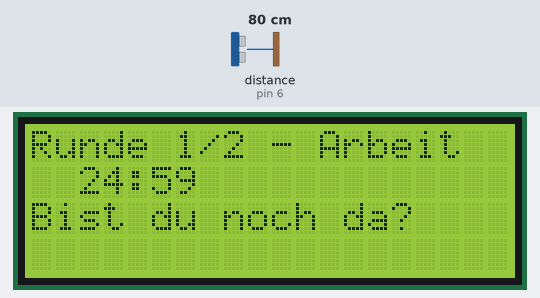
The sketch below on a simulated Arduino Uno, built with avr-gcc and run on an emulated ATmega328P. On the bench: 20×4 character LCD. Wiring (inferred from the names in the program): ultrasonic range finder: trigger pin 7; echo pin 6. The inputs (shaded band) are chosen by the test bench; at power-on: distance to the obstacle (sensor on pin 6) 80 cm. The echo pulse lasts 58.3 µs per cm.

Above: at 6.2 s.
6.3 s: distance to the obstacle (sensor on pin 6) set to 71 cm
At 8.8 s:
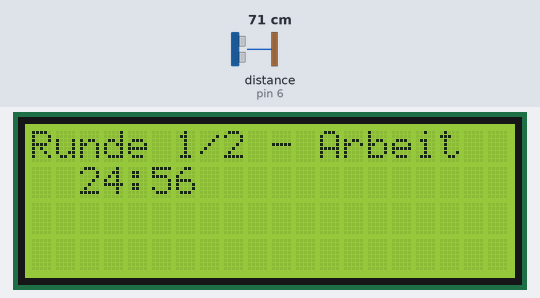
10.2 s: distance to the obstacle (sensor on pin 6) set to 49 cm
12.6 s: distance to the obstacle (sensor on pin 6) set to 40 cm
At 17.3 s:
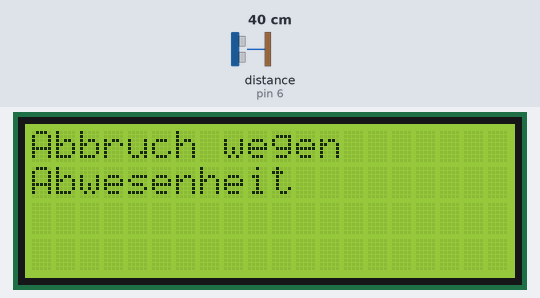
Timing chart, 0 to 18.8 s (numbered marks = the images above; inputs shaded):
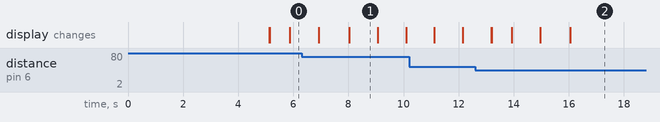

The sketch:

PomodoroTimer.ino
```cpp
// ============================================
// Pomodoro Timer mit Abstandskontrolle
// HC-SR04 Ultraschall-Sensor + I2C LCD 20x4
// ============================================

#include <Wire.h>
#include <LiquidCrystal_I2C.h>

// --- Pin-Definitionen ---
const int TRIG_PIN = 7;
const int ECHO_PIN = 6;

// --- LCD (I2C Adresse 0x27, 20 Zeichen, 4 Zeilen) ---
LiquidCrystal_I2C lcd(0x27, 20, 4);

// --- Pomodoro Einstellungen ---
const int ARBEITSZEIT_SEK = 25 * 60;  // 25 Minuten
const int PAUSENZEIT_SEK  =  5 * 60;  //  5 Minuten
const int ANZAHL_RUNDEN   = 2;

// --- Abstandsgrenzen (cm) ---
const int ABSTAND_MIN = 45;
const int ABSTAND_MAX = 75;

// ============================================
// checkDistance()
// Steuert den HC-SR04 an und prueft ob der
// gemessene Abstand zwischen 45 und 75 cm liegt.
// Gibt true zurueck wenn ja, sonst false.
// ============================================
bool checkDistance() {
  // Trigger-Impuls senden
  digitalWrite(TRIG_PIN, LOW);
  delayMicroseconds(2);
  digitalWrite(TRIG_PIN, HIGH);
  delayMicroseconds(10);
  digitalWrite(TRIG_PIN, LOW);

  // Echo messen (Timeout 30ms ~ ca. 5m)
  long dauer = pulseIn(ECHO_PIN, HIGH, 30000);

  // Entfernung berechnen (Schallgeschwindigkeit 343 m/s)
  float entfernung_cm = dauer * 0.0343 / 2.0;

  // Pruefen ob im gueltigen Bereich
  if (entfernung_cm >= ABSTAND_MIN && entfernung_cm <= ABSTAND_MAX) {
    return true;
  } else {
    return false;
  }
}

// ============================================
// Zeigt die Zeit auf dem LCD an (Zeile 2)
// Format: MM:SS
// ============================================
void zeigeZeit(int sekunden, const char* label) {
  int minuten = sekunden / 60;
  int sek = sekunden % 60;

  lcd.clear();
  lcd.setCursor(0, 0);
  lcd.print(label);

  lcd.setCursor(0, 1);
  char zeitStr[9];
  sprintf(zeitStr, "  %02d:%02d", minuten, sek);
  lcd.print(zeitStr);
}

// ============================================
// Timer-Countdown mit Abstandspruefung
// Gibt true zurueck wenn komplett durchgelaufen,
// false bei Abbruch wegen Abwesenheit.
// ============================================
bool timerMitPruefung(int dauerSek, const char* label) {
  int verbleibend = dauerSek;

  while (verbleibend >= 0) {
    zeigeZeit(verbleibend, label);

    // Abstandspruefung
    if (!checkDistance()) {
      // Erste Messung fehlgeschlagen -> 9 Messungen ueber 3 Sek
      // Timer laeuft weiter: alle 3 Messungen = 1 Sekunde
      lcd.setCursor(0, 2);
      lcd.print("Bist du noch da?");

      int fehlschlaege = 1;  // erste Messung war schon falsch

      for (int i = 1; i < 9; i++) {
        delay(333);  // 3 Messungen pro Sekunde

        if (!checkDistance()) {
          fehlschlaege++;
        }

        // Alle 3 Messungen: 1 Sekunde vergangen -> Timer aktualisieren
        if (i % 3 == 2) {
          verbleibend--;
          if (verbleibend >= 0) {
            zeigeZeit(verbleibend, label);
            lcd.setCursor(0, 2);
            lcd.print("Bist du noch da?");
          }
        }
      }

      if (fehlschlaege >= 9) {
        // Alle 9 Messungen fehlgeschlagen -> Abbruch
        lcd.clear();
        lcd.setCursor(0, 0);
        lcd.print("Abbruch wegen");
        lcd.setCursor(0, 1);
        lcd.print("Abwesenheit");
        return false;
      }
      // Mindestens eine Messung war ok -> weiter
      lcd.setCursor(0, 2);
      lcd.print("                    ");
      // Die 3 Sekunden sind schon vergangen, naechste Iteration
      verbleibend--;
      continue;
    }

    // 1 Sekunde warten
    delay(1000);
    verbleibend--;
  }
  return true;
}

// ============================================
// Pause-Countdown (ohne Abstandspruefung)
// ============================================
void pauseTimer(int dauerSek) {
  for (int verbleibend = dauerSek; verbleibend >= 0; verbleibend--) {
    zeigeZeit(verbleibend, "-- PAUSE --");
    lcd.setCursor(0, 2);
    lcd.print("Entspann dich!");
    delay(1000);
  }
}

// ============================================
// SETUP
// ============================================
void setup() {
  // Pins konfigurieren
  pinMode(TRIG_PIN, OUTPUT);
  pinMode(ECHO_PIN, INPUT);

  // LCD starten
  lcd.init();
  lcd.backlight();

  lcd.clear();
  lcd.setCursor(0, 0);
  lcd.print("Pomodoro Timer");
  lcd.setCursor(0, 1);
  lcd.print("Starte in 5 Sek...");
  delay(5000);
}

// ============================================
// LOOP
// ============================================
void loop() {
  for (int runde = 1; runde <= ANZAHL_RUNDEN; runde++) {
    // Arbeitsphase
    char label[21];
    sprintf(label, "Runde %d/%d - Arbeit", runde, ANZAHL_RUNDEN);

    bool erfolg = timerMitPruefung(ARBEITSZEIT_SEK, label);

    if (!erfolg) {
      // Abbruch -> 10 Sek anzeigen, dann neustart
      delay(10000);
      return;  // loop() startet von vorne
    }

    // Pause (nach letzter Runde keine Pause)
    if (runde < ANZAHL_RUNDEN) {
      pauseTimer(PAUSENZEIT_SEK);
    }
  }

  // Alle Runden geschafft!
  lcd.clear();
  lcd.setCursor(0, 0);
  lcd.print("***  Geschafft!  ***");
  lcd.setCursor(0, 1);
  lcd.print("Gut gemacht!");
  lcd.setCursor(0, 3);
  lcd.print("Neustart in 30 Sek");
  delay(30000);
}
```

Measured:
- the behaviour switches between 76 and 75 cm on distance to the obstacle (sensor on pin 6) (found by bisection; images 0 and 1)
- the behaviour switches between 46 and 45 cm on distance to the obstacle (sensor on pin 6) (found by bisection; images 1 and 2)
- after the input at 6.3 s, the display: first differs from a run without the input after 1.7 s (image 1)
- after the input at 12.6 s, the display: first differs from a run without the input after 0.60 s (image 2 shows a later state)
